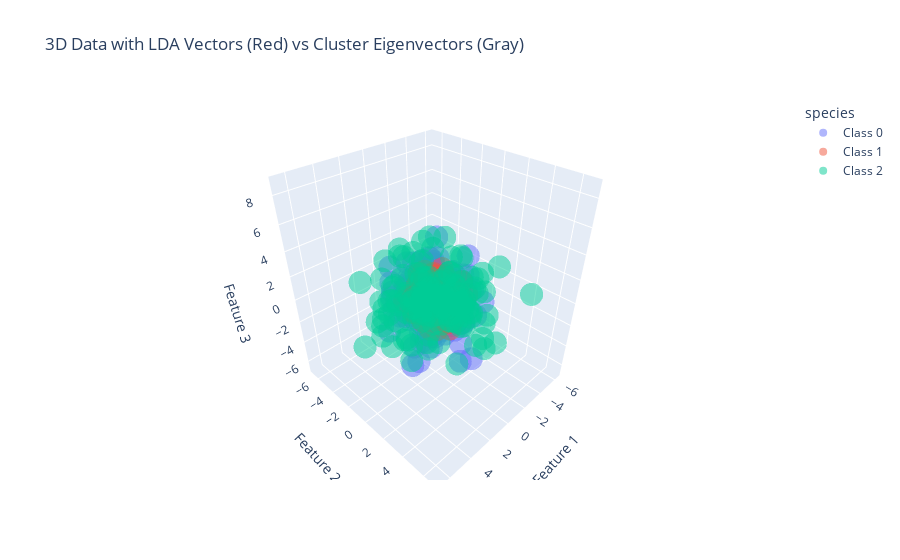

Notebook cell for this chart:
### Code cell
# ---------------------------------------------------------
# 3. Plot 1: 3D Scatter with Eigenvectors
# ---------------------------------------------------------
print("Generating 3D Scatter Plot with Eigenvectors...")

# Base 3D Scatter
fig_3d = px.scatter_3d(
    df,
    x='Feature 1',
    y='Feature 2',
    z='Feature 3',
    color='species',
    title='3D Data with LDA Vectors (Red) vs Cluster Eigenvectors (Gray)',
    opacity=0.5,
    size_max=8
)

fig_3d.show()

### Figure 1 — Plotly figure (JSON) as saved in the notebook; plotly's stock layout.template omitted (floating-point values rounded to 4 significant figures; data arrays with more than 128 entries replaced by an {"elided": "..."} marker saying what was removed)
{"data": [{"hovertemplate": "species=Class 0<br>Feature 1=%{x}<br>Feature 2=%{y}<br>Feature 3=%{z}<extra></extra>", "legendgroup": "Class 0", "marker": {"color": "#636efa", "opacity": 0.5, "symbol": "circle"}, "mode": "markers", "name": "Class 0", "scene": "scene", "showlegend": true, "type": "scatter3d", "x": {"elided": "150 float values"}, "y": {"elided": "150 float values"}, "z": {"elided": "150 float values"}}, {"hovertemplate": "species=Class 1<br>Feature 1=%{x}<br>Feature 2=%{y}<br>Feature 3=%{z}<extra></extra>", "legendgroup": "Class 1", "marker": {"color": "#EF553B", "opacity": 0.5, "symbol": "circle"}, "mode": "markers", "name": "Class 1", "scene": "scene", "showlegend": true, "type": "scatter3d", "x": {"elided": "150 float values"}, "y": {"elided": "150 float values"}, "z": {"elided": "150 float values"}}, {"hovertemplate": "species=Class 2<br>Feature 1=%{x}<br>Feature 2=%{y}<br>Feature 3=%{z}<extra></extra>", "legendgroup": "Class 2", "marker": {"color": "#00cc96", "opacity": 0.5, "symbol": "circle"}, "mode": "markers", "name": "Class 2", "scene": "scene", "showlegend": true, "type": "scatter3d", "x": {"elided": "150 float values"}, "y": {"elided": "150 float values"}, "z": {"elided": "150 float values"}}], "layout": {"legend": {"title": {"text": "species"}, "tracegroupgap": 0}, "scene": {"domain": {"x": [0, 1], "y": [0, 1]}, "xaxis": {"title": {"text": "Feature 1"}}, "yaxis": {"title": {"text": "Feature 2"}}, "zaxis": {"title": {"text": "Feature 3"}}}, "title": {"text": "3D Data with LDA Vectors (Red) vs Cluster Eigenvectors (Gray)"}}}
